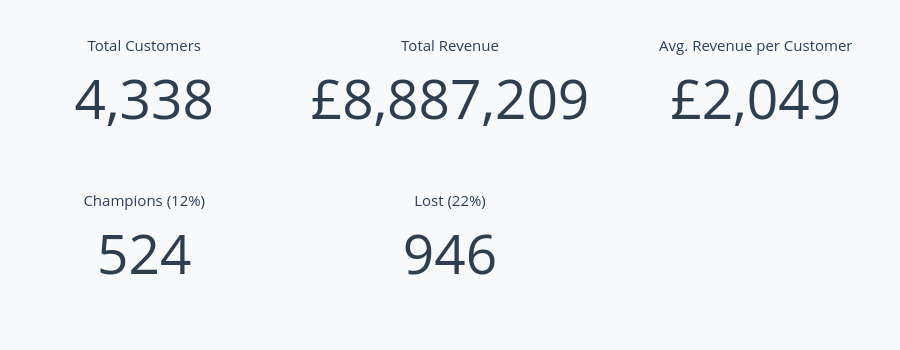

The cell this chart's notebook holds for it:
### Code cell
fig = make_subplots(
    rows=2, cols=3,
    specs=[[{'type': 'indicator'}]*3,
           [{'type': 'indicator'}]*3]
)

kpis = [
    ('Total Customers', rfm['CustomerID'].nunique(), "", ","),
    ('Total Revenue', rfm['Monetary'].sum(), "£", ",.0f"),
    ('Avg. Revenue per Customer', rfm['Monetary'].mean(), "£", ",.0f"),

    (f"Champions ({champ_perc:.0f}%)", champ_count, "", ","),
    (f"Lost ({lost_perc:.0f}%)", lost_count, "", ",")
]

for i, (title, value, prefix, fmt) in enumerate(kpis, start=1):
    fig.add_trace(go.Indicator(
        mode="number",
        value=value,
        number={
            'prefix': prefix,
            'valueformat': fmt,
            'font': {'size': 55, 'color': '#2c3e50'}},
        title={'text': title, 'font': {'size': 15}}
    ),
    row=(i-1)//3 + 1,
    col=(i-1)%3 + 1)

fig.update_layout(
    height=350,
    margin=dict(t=40, b=40, l=20, r=20),
    paper_bgcolor="#f8f9fa"
)

fig.show()

### Figure 1 — Plotly figure (JSON) as saved in the notebook; plotly's stock layout.template omitted (floating-point values rounded to 4 significant figures)
{"data": [{"domain": {"x": [0, 0.2889], "y": [0.575, 1]}, "mode": "number", "number": {"font": {"color": "#2c3e50", "size": 55}, "prefix": "", "valueformat": ","}, "title": {"font": {"size": 15}, "text": "Total Customers"}, "type": "indicator", "value": 4338}, {"domain": {"x": [0.3556, 0.6444], "y": [0.575, 1]}, "mode": "number", "number": {"font": {"color": "#2c3e50", "size": 55}, "prefix": "£", "valueformat": ",.0f"}, "title": {"font": {"size": 15}, "text": "Total Revenue"}, "type": "indicator", "value": 8887000.0}, {"domain": {"x": [0.7111, 1], "y": [0.575, 1]}, "mode": "number", "number": {"font": {"color": "#2c3e50", "size": 55}, "prefix": "£", "valueformat": ",.0f"}, "title": {"font": {"size": 15}, "text": "Avg. Revenue per Customer"}, "type": "indicator", "value": 2049.0}, {"domain": {"x": [0, 0.2889], "y": [0, 0.425]}, "mode": "number", "number": {"font": {"color": "#2c3e50", "size": 55}, "prefix": "", "valueformat": ","}, "title": {"font": {"size": 15}, "text": "Champions (12%)"}, "type": "indicator", "value": 524}, {"domain": {"x": [0.3556, 0.6444], "y": [0, 0.425]}, "mode": "number", "number": {"font": {"color": "#2c3e50", "size": 55}, "prefix": "", "valueformat": ","}, "title": {"font": {"size": 15}, "text": "Lost (22%)"}, "type": "indicator", "value": 946}], "layout": {"height": 350, "margin": {"b": 40, "l": 20, "r": 20, "t": 40}, "paper_bgcolor": "#f8f9fa"}}
